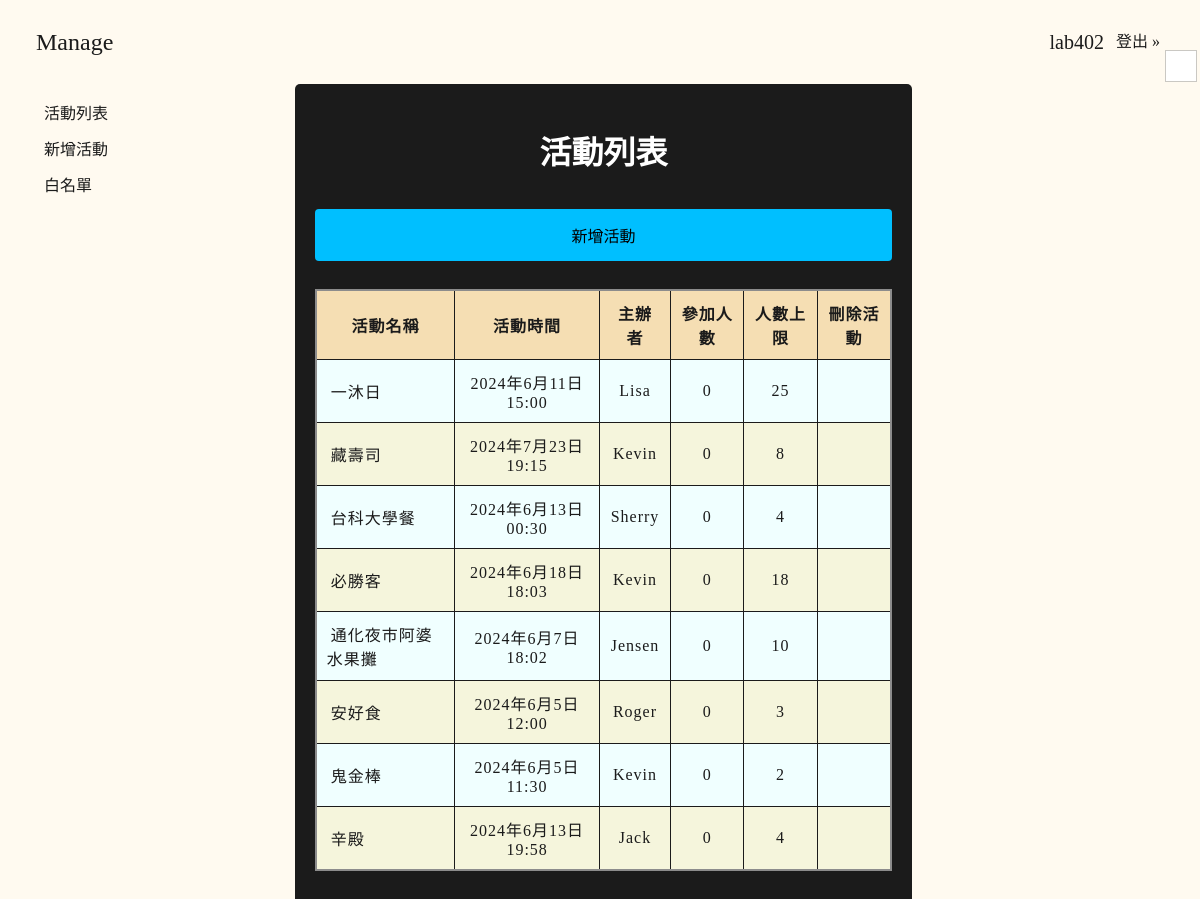
Screenshot of /eventPage (signed in) with the database file from the repository.
### manage_system/models.py (models this page shows, shortened)
class User(AbstractBaseUser, PermissionsMixin):
    username = models.CharField(max_length=150, unique=True)
    email = models.EmailField(blank=True)
    is_active = models.BooleanField(default=True)
    is_staff = models.BooleanField(default=False)
    createDate = models.DateTimeField(auto_now_add=True)
    objects = UserManager()
    USERNAME_FIELD = 'username'
    REQUIRED_FIELDS = []

class Event(models.Model):
    eventName = models.CharField(max_length=150)
    eventDateTime = models.DateTimeField(null=True)
    createUser = models.ForeignKey(User, null=True, blank=True, on_delete=models.SET_NULL, related_name = 'createdEvents')
    joinedUsers = models.ManyToManyField(User, related_name='joinedEvents', blank=True)
    max_limit = models.PositiveIntegerField(null=True)
    createDate = models.DateTimeField(auto_now_add=True)
    sheetId = models.CharField(max_length=150, null=True)
    draftId = models.CharField(max_length=150, null=True)
    class Meta:
        ordering=('-createDate',)

### manage_system/views.py (the view)
# urls.py: path("eventPage", eventPage),
@login_required(login_url='login/')
def eventPage(request):
    events = Event.objects.all()
    return render(request, 'eventPage.html', locals())

### templates/eventPage.html (shortened to what this page needs)
{% extends "base.html" %}
{% load static %}
{% block extra-css %}
  <link rel="stylesheet" href="{% static "css/eventPage/light.css" %}"/>
  <link rel="stylesheet" href="{% static "css/eventPage/dark.css" %}" id="darkTheme" disabled/>
{% endblock %}
{% block main-wrapper %}
<div class="main-content">
  <header><h1>活動列表</h1></header>
  <section id="new-event">
      <form action="/createEvent">
        <input type="submit" value="新增活動" />
      </form>
  </section>
  <section id="events-list">
    <table>
      <thead>
        <tr>
          <th>活動名稱</th>
          <th>活動時間</th>
          <th>主辦者</th>
          <th>參加人數</th>
          <th>人數上限</th>
          <th>刪除活動</th>
        </tr>
      </thead>
      <tbody>
        {% for event in events %}
        <tr>
          <td id="event-name"><a href="/eventPage/{{event.eventName}}">{{ event.eventName }}</a></td>
          <td>{{ event.eventDateTime }}</td>
          <td>{{ event.createUser.username }}</td>
          <td>{{ event.joinedUsers.count }}</td>
          <td>{{ event.max_limit }}</td>
          <td>
          </td>
        </tr>
        {% endfor %}
      </tbody>
    </table>
  </section>
</div>
{% endblock %}

### templates/base.html (shortened to what this page needs)
{% load static %}
<html>
  <head>
    <link rel="stylesheet" href="{% static "css/base/light.css" %}">
    <link rel="stylesheet" href="{% static "css/base/dark.css" %}" id="darkTheme" disabled>
    <link rel="stylesheet" href="{% static "css/nav.css" %}" />
    {% block extra-css %}{% endblock %}
  </head>
  <body>
    <div class="top-navigation">
      <div class="logo">Manage</div>
      {% if user.is_authenticated %}
        <div class="name">{{ user.username }}</div>
        <a class="btn btn-lg btn-primary" href="{% url 'Logout' %}" role="button">登出 &#187;</a>
      {% else %}
        <a href="/login"><h4>Login</h4></a>
        <a href="/register"><h4>Register</h4></a>
      {% endif %}
    </div>
    <div class="main-wrapper">
      <div class="sidebar-container">
        <ol>
          <li><a href="/eventPage">活動列表</a></li>
          <li><a href="/createEvent">新增活動</a></li>
          <li><a href="/allowlistPage">白名單</a></li>
        </ol>
      </div>
      {% block main-wrapper %}{% endblock %}
    </div>
    <div class="scene scene--card sundarkmodep">
      <div class="card", id="themeToggle">
        <div class="card__face card__face--front"><span class="fa fa-moon" aria-hidden="true"></div>
      </div>
    </div>
  </body>
</html>

### static/css/base/light.css (style rules this page uses)
html { background-color: #FFFAF0; color: #1b1b1b; line-height: 1.75; }
a { color: #1b1b1b; padding: 0.25rem; text-decoration: none; }
body { height: 90%; margin: 0; }
table { border-collapse: collapse; border: 2px solid rgb(140 140 140); font-size: 1rem; letter-spacing: 1px; background-color: #343434; }
th, td { border: 1px solid rgb(160 160 160); padding: 0.5rem 0.75rem; text-align: center; }
.sidebar-container { position: sticky; top: 0px; height: 100vh; }
.sidebar-container li { list-style: none; margin-bottom: 0.5rem; width: 100%; }
.main-wrapper { display: grid; gap: 3rem; grid-template-columns: minmax(0, 1fr) minmax(0, 2.5fr) minmax(0, 15rem); }
.main-content { padding-top: 3rem; padding-bottom: 3rem; }
.scene { width: 30px; height: 30px; perspective: 600px; position: fixed; z-index: 99999; top: 50px; right: 5px; }
.card { width: 100%; height: 100%; cursor: pointer; transform-style: preserve-3d; transform-origin: center right; transition: transform 1s; border: 1px solid rgb(150, 150, 150, .5); }
.card__face { position: absolute; width: 100%; height: 100%; text-align: center; font-size: 16px; backface-visibility: hidden; }
.card__face--front { color: black !important; background: white; }
.name { padding: 0.5rem; font-size: 20px; }

### static/css/nav.css (style rules this page uses)
.top-navigation { display: flex; flex-direction: row; justify-content: space-between; align-items: center; padding: 10px 3%; height: 4rem; }
.logo { text-decoration: none; font-size: 24px; flex-grow: 1; }

### static/css/eventPage/light.css (style rules this page uses)
h1 { text-align: center; margin-bottom: 20px; }
div.main-content { border-radius: 5px; background-color: #1b1b1b; padding: 20px; }
header, label { color: white; }
input[type="submit"] { width: 100%; font-size: 16px; background-color: DeepSkyBlue; color: black; padding: 14px 20px; margin: 8px 0; border: none; border-radius: 4px; cursor: pointer; }
table { width: 100%; border-collapse: collapse; margin: 20px 0; }
thead { background-color: Wheat; }
th, td { padding: 10px; border: 1px solid #1b1b1b; text-align: center; }
td#event-name { text-align: left; }
tbody tr:nth-child(odd) { background-color: Azure; }
tbody tr:nth-child(even) { background-color: Beige; }

### rows the page displays
User: username "lab402"
Event: eventName "一沐日", eventDateTime "2024年6月11日 15:00", createUser.username "Lisa", joinedUsers.count "0", max_limit "25"
Event: eventName "藏壽司", eventDateTime "2024年7月23日 19:15", createUser.username "Kevin", joinedUsers.count "0", max_limit "8"
Event: eventName "台科大學餐", eventDateTime "2024年6月13日 00:30", createUser.username "Sherry", joinedUsers.count "0", max_limit "4"
Event: eventName "必勝客", eventDateTime "2024年6月18日 18:03", createUser.username "Kevin", joinedUsers.count "0", max_limit "18"
Event: eventName "通化夜市阿婆水果攤", eventDateTime "2024年6月7日 18:02", createUser.username "Jensen", joinedUsers.count "0", max_limit "10"
Event: eventName "安好食", eventDateTime "2024年6月5日 12:00", createUser.username "Roger", joinedUsers.count "0", max_limit "3"
Event: eventName "鬼金棒", eventDateTime "2024年6月5日 11:30", createUser.username "Kevin", joinedUsers.count "0", max_limit "2"
Event: eventName "辛殿", eventDateTime "2024年6月13日 19:58", createUser.username "Jack", joinedUsers.count "0", max_limit "4"
